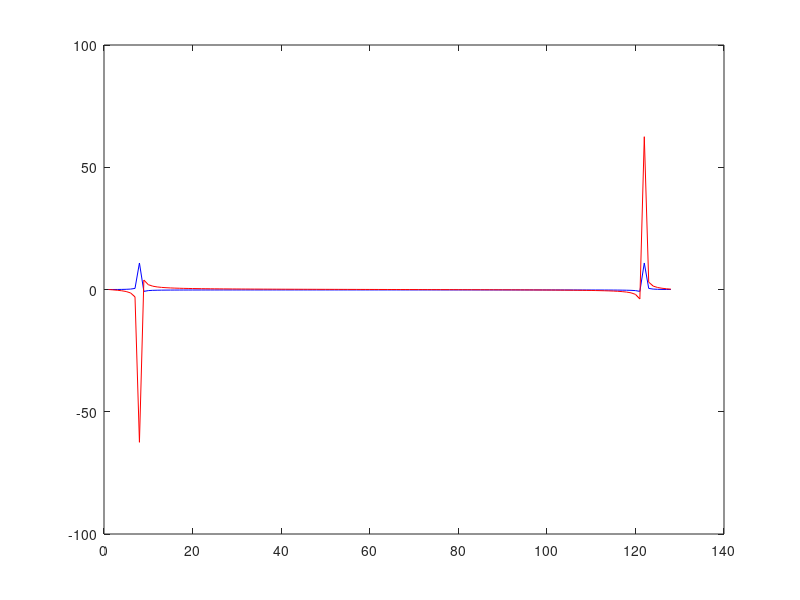
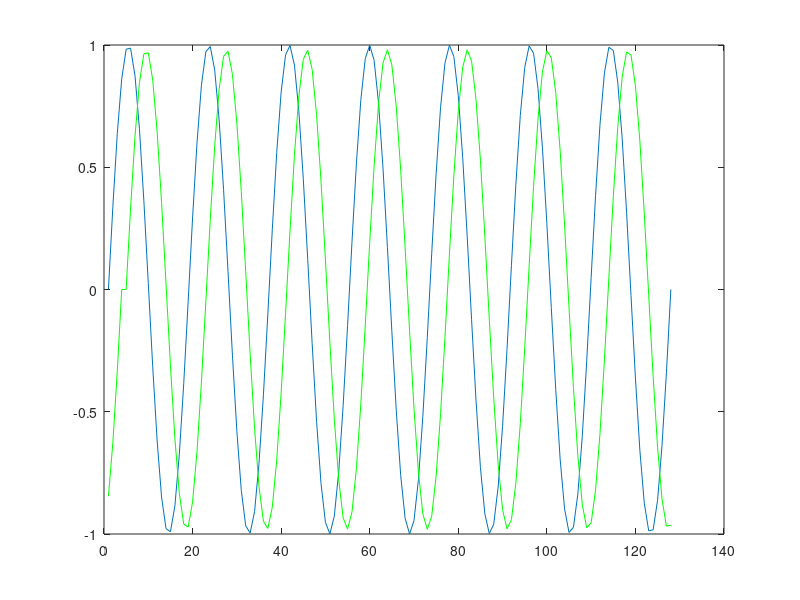
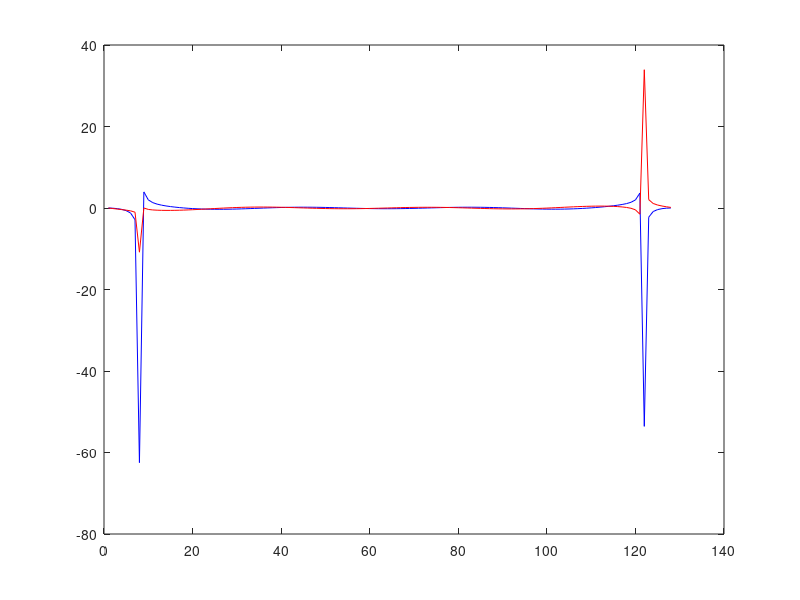

These figures' MATLAB source, in order:
a = 4;
r = 28;
N = 128;
k = 2*pi/a;
x = linspace(0,r,N);
r = 1:1:N;
f = sin(k*x);
q = 1:1:N;
F = fft(f);
figure
plot(q,real(F),'b');
hold on
plot(q,imag(F),'r');
[~,max_q] = max(abs(real(F)))
q0 = abs((N+1)/2-max_q)
quality_initial=real(F(max_q))/imag(F(max_q))

ReF = real(F(max_q));
ImF = imag(F(max_q));
phase_shift = atan(ImF/ReF);
% dx= N*phase_shift/(q0*2*pi);
dx = 4;
f_shifted = ifft(F.*exp(-1i*2*pi/N*q*dx));
% f_shifted = circshift(f,round(dx));
F = fft(f_shifted);
figure
plot(r,f);
hold on
plot(r,real(f_shifted),'g')
figure
plot(q,real(F),'b');
hold on
plot(q,imag(F),'r');
quality_final=real(F(max_q))/imag(F(max_q))
